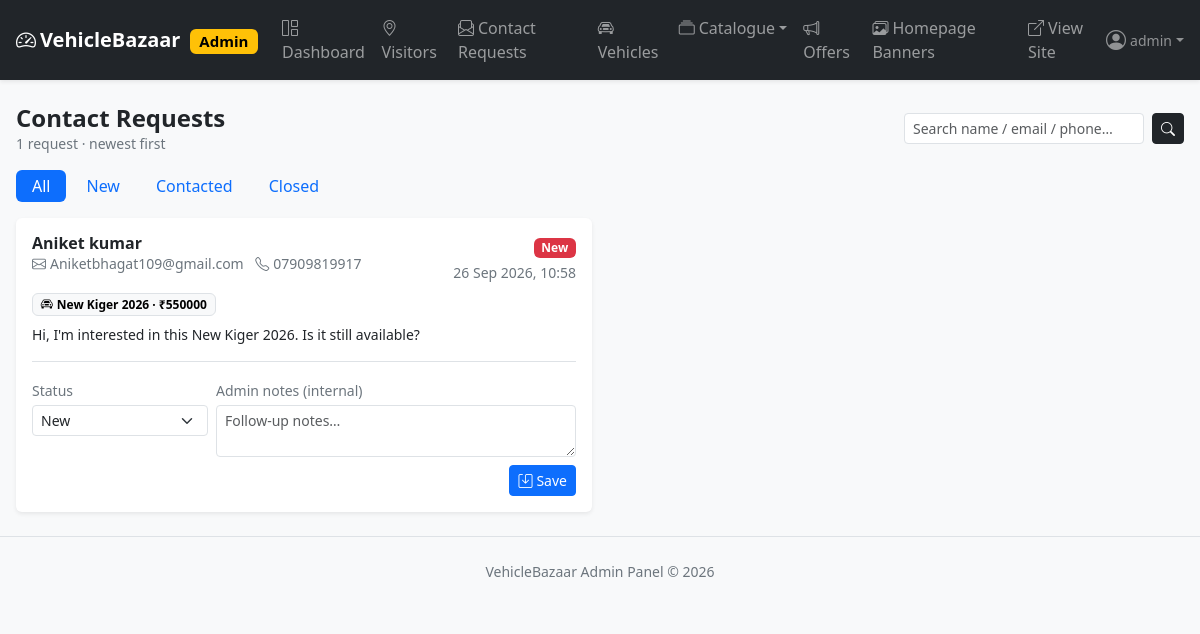
The page /admin-panel/contact-requests/ (signed in) on the database as committed earlier.
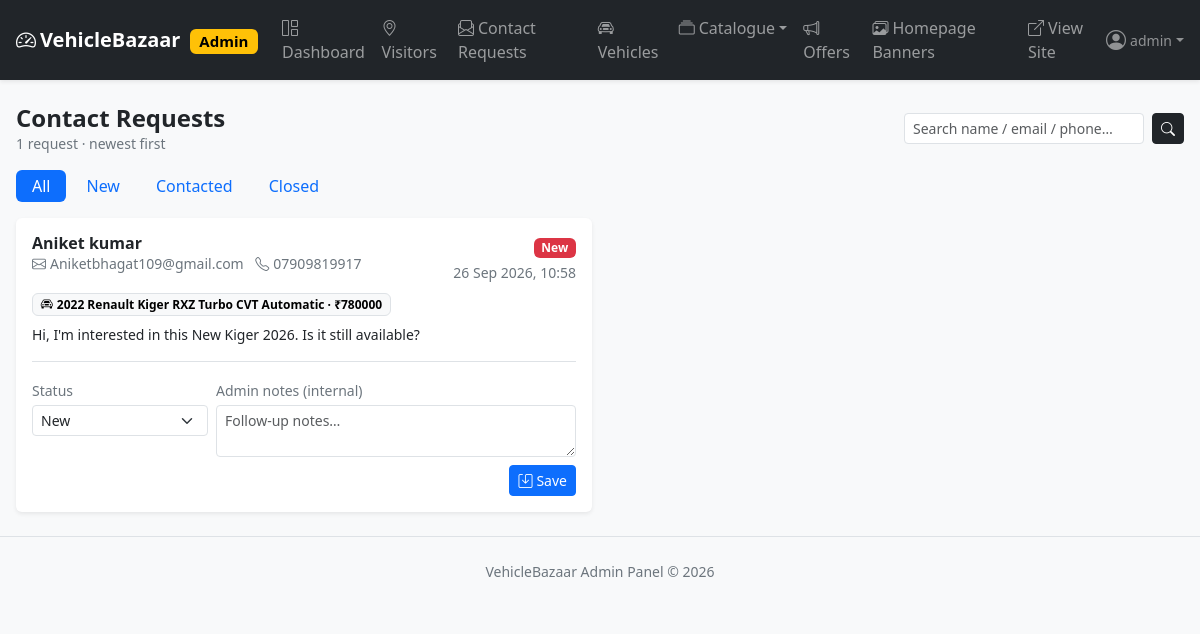
The same page on the database as committed later.
### apps/contacts/models/contact_request.py (models this page shows, shortened)
class ContactRequest(TimeStampedModel):
    name = models.CharField(max_length=120)
    email = models.EmailField(db_index=True)
    phone = models.CharField(max_length=20)
    message = models.TextField(blank=True)
    vehicle = models.ForeignKey(
        Vehicle,
        on_delete=models.SET_NULL,
        null=True,
        blank=True,
        related_name="contact_requests",
    )
    status = models.CharField(
        max_length=12, choices=ContactStatus.choices, default=ContactStatus.NEW, db_index=True
    )
    admin_notes = models.TextField(blank=True, help_text="Internal notes, not shown to visitors.")
    class Meta:
        ordering = ["-created_at"]  # newest first
        indexes = [
            models.Index(fields=["status", "-created_at"], name="contact_status_created_idx"),
        ]

### apps/vehicles/models/vehicle.py (models this page shows, shortened)
class Vehicle(TimeStampedModel, SlugifiedModel):
    category = models.ForeignKey(
        Category, on_delete=models.PROTECT, related_name="vehicles"
    )
    brand = models.ForeignKey(Brand, on_delete=models.PROTECT, related_name="vehicles")
    model_name = models.CharField("Model", max_length=120)
    title = models.CharField(max_length=200)
    slug = models.SlugField(max_length=220, unique=True, db_index=True)
    manufacturing_year = models.PositiveSmallIntegerField(
        validators=[MinValueValidator(1950)]
    )
    registration_year = models.PositiveSmallIntegerField(
        null=True, blank=True, validators=[MinValueValidator(1950)]
    )
    price = models.DecimalField(
        max_digits=12, decimal_places=2, validators=[MinValueValidator(Decimal("0"))]
    )
    offer_price = models.DecimalField(
        max_digits=12,
        decimal_places=2,
        null=True,
        blank=True,
        validators=[MinValueValidator(Decimal("0"))],
        help_text="Discounted price. Leave empty for no discount.",
    )
    fuel_type = models.CharField(
        max_length=10, choices=FuelType.choices, default=FuelType.PETROL, db_index=True
    )
    transmission = models.CharField(
        max_length=10,
        choices=Transmission.choices,
        default=Transmission.MANUAL,
        db_index=True,
    )
    km_driven = models.PositiveIntegerField(validators=[MinValueValidator(0)])
    engine_cc = models.PositiveIntegerField("Engine (cc)", null=True, blank=True)
    color = models.CharField(max_length=60, blank=True)
    ownership = models.CharField(
        max_length=15, choices=Ownership.choices, default=Ownership.FIRST
    )
    location = models.CharField(max_length=120, db_index=True)
    description = models.TextField(blank=True)
    status = models.CharField(
        max_length=10,
        choices=VehicleStatus.choices,
        default=VehicleStatus.AVAILABLE,
        db_index=True,
    )
    is_featured = models.BooleanField(default=False, db_index=True)
    is_active = models.BooleanField(default=True, db_index=True)
    cover_image = models.ImageField(upload_to="vehicles/covers/", blank=True, null=True)
    features = models.ManyToManyField(Feature, blank=True, related_name="vehicles")
    objects = VehicleQuerySet.as_manager()
    class Meta:
        ordering = ["-created_at"]
        constraints = [
            models.CheckConstraint(
                name="vehicle_offer_price_below_price",
                check=(
                    models.Q(offer_price__isnull=True)
                    | models.Q(offer_price__lt=models.F("price"))
                ),
            ),
            models.CheckConstraint(
                name="vehicle_reg_year_not_before_mfg",
                check=(
                    models.Q(registration_year__isnull=True)
                    | models.Q(registration_year__gte=models.F("manufacturing_year"))
                ),
            ),
        ]
        indexes = [
            models.Index(fields=["is_active", "status"], name="veh_active_status_idx"),
            models.Index(fields=["-created_at"], name="veh_created_desc_idx"),
            models.Index(fields=["price"], name="veh_price_idx"),
            models.Index(fields=["manufacturing_year"], name="veh_mfg_year_idx"),
            models.Index(fields=["is_featured", "is_active"], name="veh_featured_idx"),
            models.Index(fields=["category", "status"], name="veh_cat_status_idx"),
            models.Index(fields=["brand", "status"], name="veh_brand_status_idx"),
        ]
    def get_absolute_url(self) -> str:
        return reverse("vehicle_detail", kwargs={"slug": self.slug})

### apps/dashboard/views/dashboard_view.py (the view)
@login_required
@staff_required
def contact_request_list(request):
    qs = ContactRequest.objects.select_related("vehicle").order_by("-created_at")
    status_filter = request.GET.get("status", "").strip()
    if status_filter in ContactStatus.values:
        qs = qs.filter(status=status_filter)
    q = request.GET.get("q", "").strip()
    if q:
        qs = qs.filter(
            Q(name__icontains=q) | Q(email__icontains=q) | Q(phone__icontains=q)
        )
    context = {
        "requests": qs,
        "status_choices": ContactStatus.choices,
        "current_status": status_filter,
        "q": q,
        "total": qs.count(),
    }
    return render(request, "admin_panel/contact_requests.html", context)

### apps/core_context.py (called while the page is built)
def site_settings(request):
    return {
        "SITE_NAME": getattr(settings, "SITE_NAME", "VehicleBazaar"),
        "SITE_TAGLINE": getattr(settings, "SITE_TAGLINE", "Quality second-hand vehicles, verified."),
    }

### apps/offers/context_processors.py (called while the page is built)
def active_offer(request):
    if request.path.startswith("/admin-panel/") or request.path.startswith("/django-admin/"):
        return {"modal_offer": None}
    return {"modal_offer": OfferService.get_modal_offer()}

### templates/admin_panel/contact_requests.html (shortened to what this page needs)
{% extends "admin_panel/base.html" %}
{% block content %}
<div class="d-flex justify-content-between align-items-center mb-3 flex-wrap gap-2">
  <div>
    <h4 class="fw-bold mb-0">Contact Requests</h4>
    <p class="text-secondary small mb-0">{{ total }} request{{ total|pluralize }} · newest first</p>
  </div>
  <form method="get" class="d-flex gap-2" role="search">
    <input type="text" name="q" value="{{ q }}" class="form-control form-control-sm"
           placeholder="Search name / email / phone…" style="min-width:240px">
    <button class="btn btn-sm btn-dark" type="submit"><i class="bi bi-search"></i></button>
  </form>
</div>
<ul class="nav nav-pills mb-3 gap-1">
  <li class="nav-item">
    <a class="nav-link py-1 {% if not current_status %}active{% endif %}"
       href="?{% if q %}q={{ q|urlencode }}&{% endif %}">All</a>
  </li>
  {% for value, label in status_choices %}
    <li class="nav-item">
      <a class="nav-link py-1 {% if current_status == value %}active{% endif %}"
         href="?status={{ value }}{% if q %}&q={{ q|urlencode }}{% endif %}">{{ label }}</a>
    </li>
  {% endfor %}
</ul>
<div class="row g-3">
  {% for cr in requests %}
    <div class="col-12 col-xl-6">
      <div class="card border-0 shadow-sm h-100">
        <div class="card-body">
          <div class="d-flex justify-content-between align-items-start mb-2">
            <div>
              <h6 class="mb-0 fw-bold">{{ cr.name }}</h6>
              <div class="small text-secondary">
                <i class="bi bi-envelope me-1"></i>{{ cr.email }}
                <span class="ms-2"><i class="bi bi-telephone me-1"></i>{{ cr.phone }}</span>
              </div>
            </div>
            <div class="text-end">
              {% if cr.status == 'new' %}<span class="badge text-bg-danger">New</span>
              {% elif cr.status == 'contacted' %}<span class="badge text-bg-info">Contacted</span>
              {% else %}<span class="badge text-bg-secondary">Closed</span>{% endif %}
              <div class="small text-secondary mt-1">{{ cr.created_at|date:"d M Y, H:i" }}</div>
            </div>
          </div>
          {% if cr.vehicle %}
            <a href="{{ cr.vehicle.get_absolute_url }}" target="_blank"
               class="badge text-bg-light text-decoration-none border mb-2">
              <i class="bi bi-car-front me-1"></i>{{ cr.vehicle.title }} · ₹{{ cr.vehicle.price|floatformat:"0" }}
            </a>
          {% else %}
            <span class="badge text-bg-light border mb-2">General enquiry</span>
          {% endif %}
          <p class="mb-3 small">{{ cr.message|default:"(no message)"|linebreaksbr }}</p>
          <form method="post" action="/admin-panel/contact-requests/{{ cr.pk }}/update/" class="border-top pt-3">
            <div class="row g-2 align-items-start">
              <div class="col-4">
                <label class="form-label small text-secondary mb-1">Status</label>
                <select name="status" class="form-select form-select-sm">
                  {% for value, label in status_choices %}
                    <option value="{{ value }}" {% if cr.status == value %}selected{% endif %}>{{ label }}</option>
                  {% endfor %}
                </select>
              </div>
              <div class="col-8">
                <label class="form-label small text-secondary mb-1">Admin notes (internal)</label>
                <textarea name="admin_notes" rows="2" class="form-control form-control-sm"
                          placeholder="Follow-up notes…">{{ cr.admin_notes }}</textarea>
              </div>
            </div>
            <div class="text-end mt-2">
              <button type="submit" class="btn btn-sm btn-primary"><i class="bi bi-save me-1"></i>Save</button>
            </div>
          </form>
        </div>
      </div>
    </div>
  {% endfor %}
</div>
{% endblock %}

Rows that differ between the two databases and show on the page:
changed ContactRequest "Aniket kumar": vehicle "New Kiger 2026" → "2022 Renault Kiger RXZ Turbo CVT Automatic"; vehicle.price "550000" → "780000"
